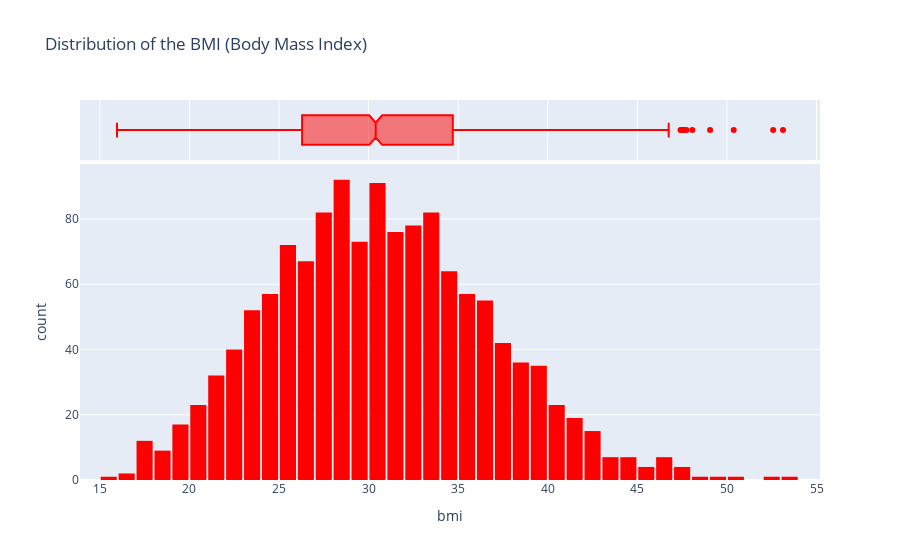

The cell this chart's notebook holds for it:
### Markdown cell above
<p>The distribution of ages in the dataset is almost uniform, with 20-30 customers at every age except for the ages 18 and 19 which seem to have over twice as many customers as other ages. The uniform distribution might arise from the fact that there isn't a big variation in the number of people of any given age in the USA</p>

### Code cell
fig = px.histogram(
    medical_df,
    x = 'bmi',
    marginal = 'box',
    color_discrete_sequence = ['red'],
    title = 'Distribution of the BMI (Body Mass Index)'
)

fig.update_layout(bargap = 0.1)
fig.show()

### Figure 1 — Plotly figure (JSON) as saved in the notebook; plotly's stock layout.template omitted (floating-point values rounded to 4 significant figures; data arrays with more than 128 entries replaced by an {"elided": "..."} marker saying what was removed)
{"data": [{"alignmentgroup": "True", "bingroup": "x", "hovertemplate": "bmi=%{x}<br>count=%{y}<extra></extra>", "legendgroup": "", "marker": {"color": "red", "pattern": {"shape": ""}}, "name": "", "offsetgroup": "", "orientation": "v", "showlegend": false, "type": "histogram", "x": {"elided": "1338 float values"}, "xaxis": "x", "yaxis": "y"}, {"alignmentgroup": "True", "hovertemplate": "bmi=%{x}<extra></extra>", "legendgroup": "", "marker": {"color": "red"}, "name": "", "notched": true, "offsetgroup": "", "showlegend": false, "type": "box", "x": {"elided": "1338 float values"}, "xaxis": "x2", "yaxis": "y2"}], "layout": {"bargap": 0.1, "barmode": "relative", "legend": {"tracegroupgap": 0}, "title": {"text": "Distribution of the BMI (Body Mass Index)"}, "xaxis": {"anchor": "y", "domain": [0, 1], "title": {"text": "bmi"}}, "xaxis2": {"anchor": "y2", "domain": [0, 1], "matches": "x", "showgrid": true, "showticklabels": false}, "yaxis": {"anchor": "x", "domain": [0, 0.8316], "title": {"text": "count"}}, "yaxis2": {"anchor": "x2", "domain": [0.8416, 1], "matches": "y2", "showgrid": false, "showline": false, "showticklabels": false, "ticks": ""}}}
